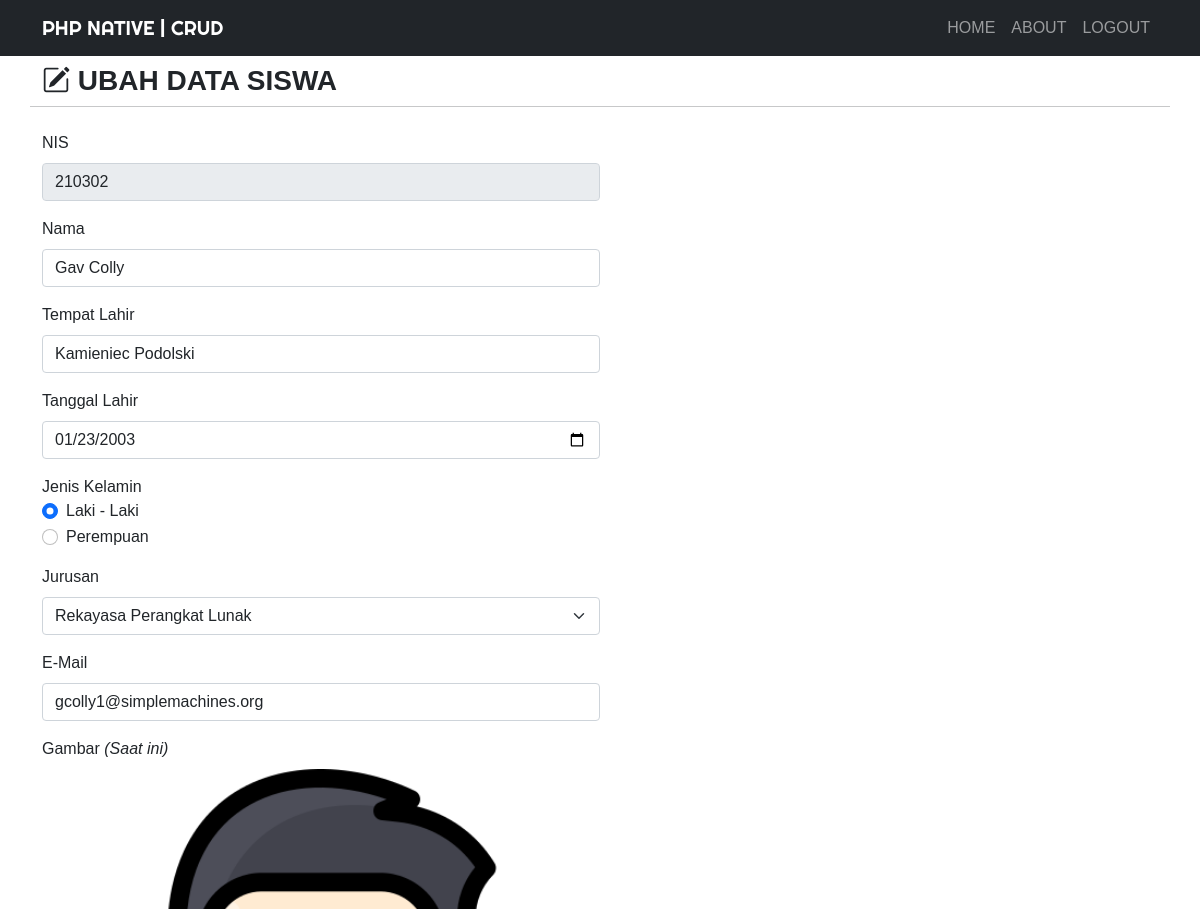
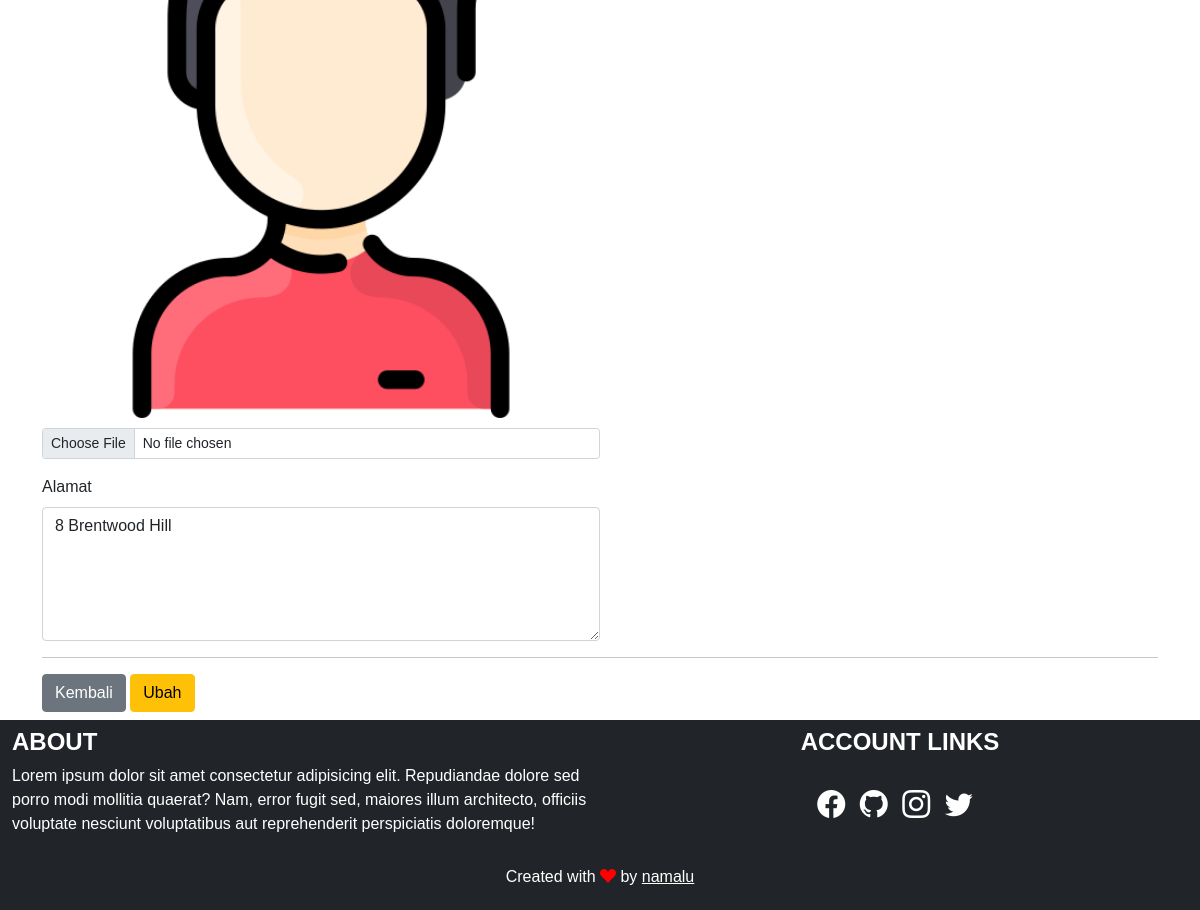
Screenshot of /ubah.php?nis=210302 (signed in) with the database file from the repository (2 pictures, top to bottom).
### tables this page shows
CREATE TABLE `siswa` (
  `nis` varchar(50) NOT NULL,
  `nama` varchar(255) NOT NULL,
  `tmpt_Lahir` varchar(50) NOT NULL,
  `tgl_Lahir` date NOT NULL,
  `jekel` enum('Laki - Laki','Perempuan') NOT NULL,
  `jurusan` enum('Teknik Jaringan Akses','Teknik Komputer dan Jaringan','Multimedia','Rekayasa Perangkat Lunak') NOT NULL,
  `email` varchar(255) NOT NULL,
  `gambar` varchar(255) NOT NULL,
  `alamat` text NOT NULL
);

### function.php (called while the page is built, shortened)
<?php
$koneksi = mysqli_connect("localhost", "root", "", "phpdasar");
function query($query)
{
    global $koneksi;
    $result = mysqli_query($koneksi, $query);
    $rows = [];
    while ($row = mysqli_fetch_assoc($result)) {
        $rows[] = $row;
    }
    return $rows;
}

### ubah.php (the view, shortened to what this page needs)
<?php
require 'function.php';
$nis = $_GET['nis'];
$siswa = query("SELECT * FROM siswa WHERE nis = $nis")[0];
?>
<!DOCTYPE html>
<html lang="en">
<head>
    <link href="https://cdn.jsdelivr.net/npm/bootstrap@5.0.0-beta2/dist/css/bootstrap.min.css" rel="stylesheet">
    <link rel="stylesheet" href="https://cdn.jsdelivr.net/npm/bootstrap-icons@1.4.0/font/bootstrap-icons.css">
    <link rel="stylesheet" href="css/style.css">
</head>
<body>
    <nav class="navbar navbar-expand-lg navbar-dark bg-dark text-uppercase">
        <div class="container">
            <a class="navbar-brand" href="index.php">PHP Native | CRUD</a>
            <div class="collapse navbar-collapse" id="navbarNav">
                <ul class="navbar-nav ms-auto">
                    <li class="nav-item">
                        <a class="nav-link" aria-current="page" href="index.php">Home</a>
                    </li>
                    <li class="nav-item">
                        <a class="nav-link" href="#about">About</a>
                    </li>
                    <li class="nav-item">
                        <a class="nav-link" href="logout.php">Logout</a>
                    </li>
                </ul>
            </div>
        </div>
    </nav>
    <div class="container">
        <div class="row my-2">
            <div class="col-md">
                <h3 class="fw-bold text-uppercase"><i class="bi bi-pencil-square"></i>&nbsp;Ubah Data Siswa</h3>
            </div>
            <hr>
        </div>
        <div class="row my-2">
            <div class="col-md">
                <form action="" method="post" enctype="multipart/form-data">
                    <div class="mb-3">
                        <label for="nis" class="form-label">NIS</label>
                        <input type="number" class="form-control w-50" id="nis" value="<?= $siswa['nis']; ?>" name="nis" readonly>
                    </div>
                    <div class="mb-3">
                        <label for="nama" class="form-label">Nama</label>
                        <input type="text" class="form-control w-50" id="nama" value="<?= $siswa['nama']; ?>" name="nama" autocomplete="off" required>
                    </div>
                    <div class="mb-3">
                        <label for="tmpt_Lahir" class="form-label">Tempat Lahir</label>
                        <input type="text" class="form-control w-50" id="tmpt_Lahir" value="<?= $siswa['tmpt_Lahir']; ?>" name="tmpt_Lahir" autocomplete="off" required>
                    </div>
                    <div class="mb-3">
                        <label for="tgl_Lahir" class="form-label">Tanggal Lahir</label>
                        <input type="date" class="form-control w-50" id="tgl_Lahir" value="<?= $siswa['tgl_Lahir']; ?>" name="tgl_Lahir" autocomplete="off" required>
                    </div>
                    <div class="mb-3">
                        <label>Jenis Kelamin</label>
                        <div class="form-check">
                            <input class="form-check-input" type="radio" name="jekel" id="Laki - Laki" value="Laki - Laki" <?php if ($siswa['jekel'] == 'Laki - Laki') { ?> checked='' <?php } ?>>
                            <label class="form-check-label" for="Laki - Laki">Laki - Laki</label>
                        </div>
                        <div class="form-check">
                            <input class="form-check-input" type="radio" name="jekel" id="Perempuan" value="Perempuan" <?php if ($siswa['jekel'] == 'Perempuan') { ?> checked='' <?php } ?>>
                            <label class="form-check-label" for="Perempuan">Perempuan</label>
                        </div>
                    </div>
                    <div class="mb-3">
                        <label for="jurusan" class="form-label">Jurusan</label>
                        <select class="form-select w-50" id="jurusan" name="jurusan">
                            <option value="Rekayasa Perangkat Lunak" <?php if ($siswa['jurusan'] == 'Rekayasa Perangkat Lunak') { ?> selected='' <?php } ?>>Rekayasa Perangkat Lunak</option>
                        </select>
                    </div>
                    <div class="mb-3">
                        <label for="email" class="form-label">E-Mail</label>
                        <input type="email" class="form-control w-50" id="email" value="<?= $siswa['email']; ?>" name="email" autocomplete="off" required>
                    </div>
                    <div class="mb-3">
                        <label for="gambar" class="form-label">Gambar <i>(Saat ini)</i></label> <br>
                        <img src="img/<?= $siswa['gambar']; ?>" width="50%" style="margin-bottom: 10px;">
                        <input class="form-control form-control-sm w-50" id="gambar" name="gambar" type="file">
                    </div>
                    <div class="mb-3">
                        <label for="alamat" class="form-label">Alamat</label>
                        <textarea class="form-control w-50" id="alamat" rows="5" name="alamat" autocomplete="off"><?= $siswa['alamat']; ?></textarea>
                    </div>
                    <hr>
                    <a href="index.php" class="btn btn-secondary">Kembali</a>
                    <button type="submit" class="btn btn-warning" name="ubah">Ubah</button>
                </form>
            </div>
        </div>
    </div>
    <div class="container-fluid">
        <div class="row bg-dark text-white">
            <div class="col-md-6 my-2">
                <h4 class="fw-bold text-uppercase">About</h4>
                <p>Lorem ipsum dolor sit amet consectetur adipisicing elit. Repudiandae dolore sed porro modi mollitia quaerat? Nam, error fugit sed, maiores illum architecto, officiis voluptate nesciunt voluptatibus aut reprehenderit perspiciatis doloremque!</p>
            </div>
            <div class="col-md-6 my-2 text-center link">
                <h4 class="fw-bold text-uppercase">Account Links</h4>
                <a href="https://web.facebook.com/akunli/" target="_blank"><i class="bi bi-facebook fs-3"></i></a>
                <a href="https://github.com/akunlu" target="_blank"><i class="bi bi-github fs-3"></i></a>
                <a href="https://www.instagram.com/akunlu/" target="_blank"><i class="bi bi-instagram fs-3"></i></a>
                <a href="https://twitter.com/akunlu" target="_blank"><i class="bi bi-twitter fs-3"></i></a>
            </div>
        </div>
    </div>
    <footer class="bg-dark text-white text-center" style="padding: 5px;">
        <p>Created with <i class="bi bi-suit-heart-fill" style="color: red;"></i> by <a href="https://instagram.com/akunlu" target="_blank" style="color: #fff;">namalu</a></p>
    </footer>
</body>
</html>

### css/style.css (style rules this page uses)
body { font-family: 'Gill Sans', 'Gill Sans MT', Calibri, 'Trebuchet MS', sans-serif; }
.navbar-brand { font-family: 'Righteous', cursive; }
.link a { display: inline-block; margin-top: 20px; margin-right: 10px; color: #fff; }

### rows the page displays
siswa: nis "210302", nama "Gav Colly", tmpt_Lahir "Kamieniec Podolski", tgl_Lahir "01/23/2003", jekel "☑ Laki - Laki", jekel "☐ Perempuan", jurusan "Rekayasa Perangkat Lunak", email "gcolly1@simplemachines.org", gambar (picture), alamat "8 Brentwood Hill"
